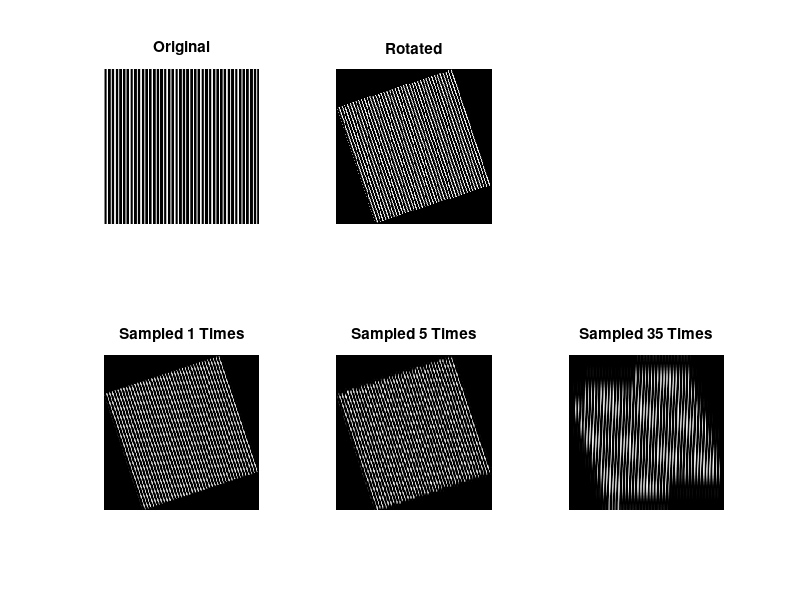

This chart was generated by the following MATLAB code:
clc; clear all;
% Kris's Code Notes:

% Image Specs
m = 256; % Rows
n = 256; % Cols
mn = m*n; % Number of Pixels (Size)
M = [1 5 35]; % Sample sizes

% Create the image
for i = 1:m;
    for j = 1:n;
          I1(i,j) = cos(2* sqrt(10) * pi * j);
    end
end

% Prep Image
a = 1/3;
angle = atan(a) * (180 / pi);
I2 = imrotate(I1, angle); 

% Downsample
% Sample X in steps of M
I3 = imresize((I2(1:M(1):end, 1:1:end)),[m,n]); 
I4 = imresize((I2(1:M(2):end, 1:1:end)),[m,n]); 
I5 = imresize((I2(1:M(3):end, 1:1:end)),[m,n]); 

% Disply Results
figure(1)
subplot (2,3,1), imshow(I1), title('Original');
subplot (2,3,2), imshow(I2), title('Rotated');
subplot (2,3,4), imshow(I3), title(['Sampled ' num2str(M(1)) ' Times']);
subplot (2,3,5), imshow(I4), title(['Sampled ' num2str(M(2)) ' Times']);
subplot (2,3,6), imshow(I5), title(['Sampled ' num2str(M(3)) ' Times']);




